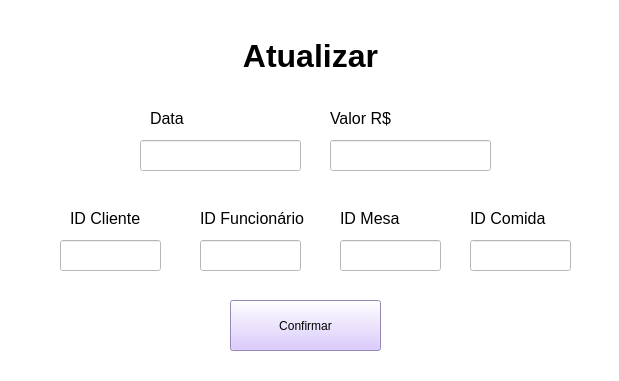
<?xml version="1.0" encoding="UTF-8"?>
<ui version="4.0">
 <class>MainWindow</class>
 <widget class="QMainWindow" name="MainWindow">
  <property name="geometry">
   <rect>
    <x>0</x>
    <y>0</y>
    <width>619</width>
    <height>381</height>
   </rect>
  </property>
  <property name="windowTitle">
   <string>MainWindow</string>
  </property>
  <property name="styleSheet">
   <string notr="true">background-color: rgb(255, 255, 255);</string>
  </property>
  <widget class="QWidget" name="centralwidget">
   <widget class="QLabel" name="label">
    <property name="geometry">
     <rect>
      <x>0</x>
      <y>30</y>
      <width>621</width>
      <height>51</height>
     </rect>
    </property>
    <property name="font">
     <font>
      <family>Microsoft JhengHei UI</family>
      <pointsize>24</pointsize>
      <bold>true</bold>
     </font>
    </property>
    <property name="text">
     <string>Atualizar</string>
    </property>
    <property name="alignment">
     <set>AlignCenter</set>
    </property>
   </widget>
   <widget class="QLineEdit" name="txt_dataAtualizarPedido">
    <property name="geometry">
     <rect>
      <x>140</x>
      <y>140</y>
      <width>161</width>
      <height>31</height>
     </rect>
    </property>
   </widget>
   <widget class="QLabel" name="label_4">
    <property name="geometry">
     <rect>
      <x>150</x>
      <y>110</y>
      <width>91</width>
      <height>16</height>
     </rect>
    </property>
    <property name="font">
     <font>
      <pointsize>12</pointsize>
     </font>
    </property>
    <property name="text">
     <string>Data</string>
    </property>
   </widget>
   <widget class="QLabel" name="label_5">
    <property name="geometry">
     <rect>
      <x>330</x>
      <y>110</y>
      <width>91</width>
      <height>16</height>
     </rect>
    </property>
    <property name="font">
     <font>
      <pointsize>12</pointsize>
     </font>
    </property>
    <property name="text">
     <string>Valor R$</string>
    </property>
   </widget>
   <widget class="QLineEdit" name="txt_valorAtualizarPedido">
    <property name="geometry">
     <rect>
      <x>330</x>
      <y>140</y>
      <width>161</width>
      <height>31</height>
     </rect>
    </property>
   </widget>
   <widget class="QLabel" name="label_6">
    <property name="geometry">
     <rect>
      <x>70</x>
      <y>210</y>
      <width>91</width>
      <height>16</height>
     </rect>
    </property>
    <property name="font">
     <font>
      <pointsize>12</pointsize>
     </font>
    </property>
    <property name="text">
     <string>ID Cliente</string>
    </property>
   </widget>
   <widget class="QLineEdit" name="txt_idCliAtualizarPedido">
    <property name="geometry">
     <rect>
      <x>60</x>
      <y>240</y>
      <width>101</width>
      <height>31</height>
     </rect>
    </property>
   </widget>
   <widget class="QLabel" name="label_7">
    <property name="geometry">
     <rect>
      <x>200</x>
      <y>210</y>
      <width>141</width>
      <height>16</height>
     </rect>
    </property>
    <property name="font">
     <font>
      <pointsize>12</pointsize>
     </font>
    </property>
    <property name="text">
     <string>ID Funcionário</string>
    </property>
   </widget>
   <widget class="QLineEdit" name="txt_idFuncAtualizarPedido">
    <property name="geometry">
     <rect>
      <x>200</x>
      <y>240</y>
      <width>101</width>
      <height>31</height>
     </rect>
    </property>
   </widget>
   <widget class="QLabel" name="label_8">
    <property name="geometry">
     <rect>
      <x>340</x>
      <y>210</y>
      <width>91</width>
      <height>16</height>
     </rect>
    </property>
    <property name="font">
     <font>
      <pointsize>12</pointsize>
     </font>
    </property>
    <property name="text">
     <string>ID Mesa</string>
    </property>
   </widget>
   <widget class="QLineEdit" name="txt_idComidaAtualizarPedido">
    <property name="geometry">
     <rect>
      <x>470</x>
      <y>240</y>
      <width>101</width>
      <height>31</height>
     </rect>
    </property>
   </widget>
   <widget class="QLabel" name="label_9">
    <property name="geometry">
     <rect>
      <x>470</x>
      <y>210</y>
      <width>141</width>
      <height>16</height>
     </rect>
    </property>
    <property name="font">
     <font>
      <pointsize>12</pointsize>
     </font>
    </property>
    <property name="text">
     <string>ID Comida</string>
    </property>
   </widget>
   <widget class="QLineEdit" name="txt_idMesaAtualizarPedido">
    <property name="geometry">
     <rect>
      <x>340</x>
      <y>240</y>
      <width>101</width>
      <height>31</height>
     </rect>
    </property>
   </widget>
   <widget class="QPushButton" name="bt_confirmarAtualizarPedido">
    <property name="geometry">
     <rect>
      <x>230</x>
      <y>300</y>
      <width>151</width>
      <height>51</height>
     </rect>
    </property>
    <property name="styleSheet">
     <string notr="true">background-color: rgb(209, 187, 255);</string>
    </property>
    <property name="text">
     <string>Confirmar</string>
    </property>
   </widget>
  </widget>
  <widget class="QStatusBar" name="statusbar"/>
 </widget>
 <resources/>
 <connections/>
</ui>
